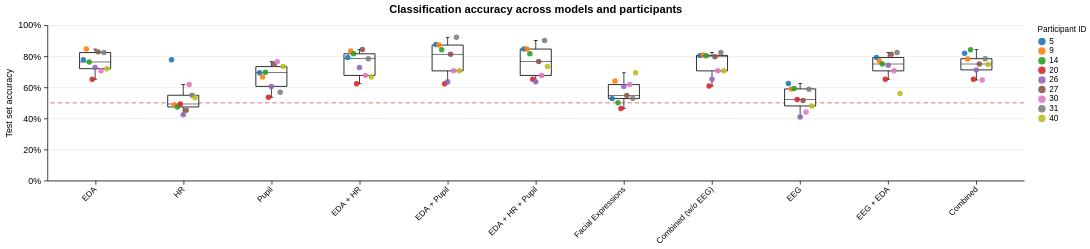

Write notebook code for a chart like this one.
### Markdown cell above
## E — Accuracy by model and participant

### Code cell
participant_results = load_participant_results(cache)
panel_e = plot_participant_accuracies(
    participant_results,
    width=1320,
    height=210,
    title="Classification accuracy across models and participants",
)
style_figure(panel_e)

### Figure 1 — Vega-Lite specification as saved in the notebook (floating-point values rounded to 4 significant figures)
{"config": {"view": {"continuousWidth": 300, "continuousHeight": 300, "stroke": null}, "axis": {"domainColor": "black", "domainWidth": 1, "grid": false, "labelColor": "black", "labelFont": "Arial", "labelFontSize": 12, "labelPadding": 4, "tickColor": "black", "tickSize": 5, "titleColor": "black", "titleFont": "Arial", "titleFontSize": 12, "titleFontWeight": "normal", "titlePadding": 6}, "background": "white", "font": "Arial", "header": {"labelFont": "Arial", "labelFontSize": 15, "labelFontWeight": "bold", "titleFont": "Arial", "titleFontSize": 15}, "legend": {"labelFont": "Arial", "labelFontSize": 11, "titleFont": "Arial", "titleFontSize": 11, "titleFontWeight": "normal"}, "title": {"anchor": "middle", "color": "black", "font": "Arial", "fontSize": 15, "fontWeight": "bold", "offset": 8}}, "layer": [{"data": {"values": [{"accuracy": 0.5}]}, "mark": {"type": "rule", "color": "#d62728", "opacity": 0.7, "strokeDash": [6, 4], "strokeWidth": 1.2}, "encoding": {"y": {"field": "accuracy", "scale": {"domain": [0, 1]}, "type": "quantitative"}}}, {"data": {"values": [{"feature": "EDA", "participant": "5", "accuracy": 0.7778, "feature_index": 0, "feature_position": -0.1333}, {"feature": "EDA", "participant": "9", "accuracy": 0.8462, "feature_index": 0, "feature_position": -0.1}, {"feature": "EDA", "participant": "14", "accuracy": 0.7632, "feature_index": 0, "feature_position": -0.06667}, {"feature": "EDA", "participant": "20", "accuracy": 0.6522, "feature_index": 0, "feature_position": -0.03333}, {"feature": "EDA", "participant": "26", "accuracy": 0.7273, "feature_index": 0, "feature_position": 0.0}, {"feature": "EDA", "participant": "27", "accuracy": 0.8281, "feature_index": 0, "feature_position": 0.03333}, {"feature": "EDA", "participant": "30", "accuracy": 0.7059, "feature_index": 0, "feature_position": 0.06667}, {"feature": "EDA", "participant": "31", "accuracy": 0.8235, "feature_index": 0, "feature_position": 0.1}, {"feature": "EDA", "participant": "40", "accuracy": 0.72, "feature_index": 0, "feature_position": 0.1333}, {"feature": "HR", "participant": "5", "accuracy": 0.7778, "feature_index": 1, "feature_position": 0.8667}, {"feature": "HR", "participant": "9", "accuracy": 0.4872, "feature_index": 1, "feature_position": 0.9}, {"feature": "HR", "participant": "14", "accuracy": 0.4737, "feature_index": 1, "feature_position": 0.9333}, {"feature": "HR", "participant": "20", "accuracy": 0.4928, "feature_index": 1, "feature_position": 0.9667}, {"feature": "HR", "participant": "26", "accuracy": 0.4242, "feature_index": 1, "feature_position": 1.0}, {"feature": "HR", "participant": "27", "accuracy": 0.4531, "feature_index": 1, "feature_position": 1.033}, {"feature": "HR", "participant": "30", "accuracy": 0.6176, "feature_index": 1, "feature_position": 1.067}, {"feature": "HR", "participant": "31", "accuracy": 0.549, "feature_index": 1, "feature_position": 1.1}, {"feature": "HR", "participant": "40", "accuracy": 0.5333, "feature_index": 1, "feature_position": 1.133}, {"feature": "Pupil", "participant": "5", "accuracy": 0.6944, "feature_index": 2, "feature_position": 1.867}, {"feature": "Pupil", "participant": "9", "accuracy": 0.6667, "feature_index": 2, "feature_position": 1.9}, {"feature": "Pupil", "participant": "14", "accuracy": 0.6974, "feature_index": 2, "feature_position": 1.933}, {"feature": "Pupil", "participant": "20", "accuracy": 0.5362, "feature_index": 2, "feature_position": 1.967}, {"feature": "Pupil", "participant": "26", "accuracy": 0.6061, "feature_index": 2, "feature_position": 2.0}, {"feature": "Pupil", "participant": "27", "accuracy": 0.75, "feature_index": 2, "feature_position": 2.033}, {"feature": "Pupil", "participant": "30", "accuracy": 0.7647, "feature_index": 2, "feature_position": 2.067}, {"feature": "Pupil", "participant": "31", "accuracy": 0.5686, "feature_index": 2, "feature_position": 2.1}, {"feature": "Pupil", "participant": "40", "accuracy": 0.7333, "feature_index": 2, "feature_position": 2.133}, {"feature": "EDA + HR", "participant": "5", "accuracy": 0.7917, "feature_index": 3, "feature_position": 2.867}, {"feature": "EDA + HR", "participant": "9", "accuracy": 0.8333, "feature_index": 3, "feature_position": 2.9}, {"feature": "EDA + HR", "participant": "14", "accuracy": 0.8158, "feature_index": 3, "feature_position": 2.933}, {"feature": "EDA + HR", "participant": "20", "accuracy": 0.6232, "feature_index": 3, "feature_position": 2.967}, {"feature": "EDA + HR", "participant": "26", "accuracy": 0.7273, "feature_index": 3, "feature_position": 3.0}, {"feature": "EDA + HR", "participant": "27", "accuracy": 0.8438, "feature_index": 3, "feature_position": 3.033}, {"feature": "EDA + HR", "participant": "30", "accuracy": 0.6765, "feature_index": 3, "feature_position": 3.067}, {"feature": "EDA + HR", "participant": "31", "accuracy": 0.7843, "feature_index": 3, "feature_position": 3.1}, {"feature": "EDA + HR", "participant": "40", "accuracy": 0.6667, "feature_index": 3, "feature_position": 3.133}, {"feature": "EDA + Pupil", "participant": "5", "accuracy": 0.875, "feature_index": 4, "feature_position": 3.867}, {"feature": "EDA + Pupil", "participant": "9", "accuracy": 0.8718, "feature_index": 4, "feature_position": 3.9}, {"feature": "EDA + Pupil", "participant": "14", "accuracy": 0.8421, "feature_index": 4, "feature_position": 3.933}, {"feature": "EDA + Pupil", "participant": "20", "accuracy": 0.6232, "feature_index": 4, "feature_position": 3.967}, {"feature": "EDA + Pupil", "participant": "26", "accuracy": 0.6364, "feature_index": 4, "feature_position": 4.0}, {"feature": "EDA + Pupil", "participant": "27", "accuracy": 0.8125, "feature_index": 4, "feature_position": 4.033}, {"feature": "EDA + Pupil", "participant": "30", "accuracy": 0.7059, "feature_index": 4, "feature_position": 4.067}, {"feature": "EDA + Pupil", "participant": "31", "accuracy": 0.9216, "feature_index": 4, "feature_position": 4.1}, {"feature": "EDA + Pupil", "participant": "40", "accuracy": 0.7067, "feature_index": 4, "feature_position": 4.133}, {"feature": "EDA + HR + Pupil", "participant": "5", "accuracy": 0.8472, "feature_index": 5, "feature_position": 4.867}, {"feature": "EDA + HR + Pupil", "participant": "9", "accuracy": 0.8462, "feature_index": 5, "feature_position": 4.9}, {"feature": "EDA + HR + Pupil", "participant": "14", "accuracy": 0.8158, "feature_index": 5, "feature_position": 4.933}, {"feature": "EDA + HR + Pupil", "participant": "20", "accuracy": 0.6522, "feature_index": 5, "feature_position": 4.967}, {"feature": "EDA + HR + Pupil", "participant": "26", "accuracy": 0.6364, "feature_index": 5, "feature_position": 5.0}, {"feature": "EDA + HR + Pupil", "participant": "27", "accuracy": 0.7656, "feature_index": 5, "feature_position": 5.033}, {"feature": "EDA + HR + Pupil", "participant": "30", "accuracy": 0.6765, "feature_index": 5, "feature_position": 5.067}, {"feature": "EDA + HR + Pupil", "participant": "31", "accuracy": 0.902, "feature_index": 5, "feature_position": 5.1}, {"feature": "EDA + HR + Pupil", "participant": "40", "accuracy": 0.7333, "feature_index": 5, "feature_position": 5.133}, {"feature": "Facial Expressions", "participant": "5", "accuracy": 0.5278, "feature_index": 6, "feature_position": 5.867}, {"feature": "Facial Expressions", "participant": "9", "accuracy": 0.641, "feature_index": 6, "feature_position": 5.9}, {"feature": "Facial Expressions", "participant": "14", "accuracy": 0.5, "feature_index": 6, "feature_position": 5.933}, {"feature": "Facial Expressions", "participant": "20", "accuracy": 0.4638, "feature_index": 6, "feature_position": 5.967}, {"feature": "Facial Expressions", "participant": "26", "accuracy": 0.6061, "feature_index": 6, "feature_position": 6.0}, {"feature": "Facial Expressions", "participant": "27", "accuracy": 0.5469, "feature_index": 6, "feature_position": 6.033}, {"feature": "Facial Expressions", "participant": "30", "accuracy": 0.6176, "feature_index": 6, "feature_position": 6.067}, {"feature": "Facial Expressions", "participant": "31", "accuracy": 0.5294, "feature_index": 6, "feature_position": 6.1}, {"feature": "Facial Expressions", "participant": "40", "accuracy": 0.6933, "feature_index": 6, "feature_position": 6.133}, {"feature": "Combined (w/o EEG)", "participant": "5", "accuracy": 0.8056, "feature_index": 7, "feature_position": 6.867}, {"feature": "Combined (w/o EEG)", "participant": "9", "accuracy": 0.8077, "feature_index": 7, "feature_position": 6.9}, {"feature": "Combined (w/o EEG)", "participant": "14", "accuracy": 0.8026, "feature_index": 7, "feature_position": 6.933}, {"feature": "Combined (w/o EEG)", "participant": "20", "accuracy": 0.6087, "feature_index": 7, "feature_position": 6.967}, {"feature": "Combined (w/o EEG)", "participant": "26", "accuracy": 0.6515, "feature_index": 7, "feature_position": 7.0}, {"feature": "Combined (w/o EEG)", "participant": "27", "accuracy": 0.7969, "feature_index": 7, "feature_position": 7.033}, {"feature": "Combined (w/o EEG)", "participant": "30", "accuracy": 0.7059, "feature_index": 7, "feature_position": 7.067}, {"feature": "Combined (w/o EEG)", "participant": "31", "accuracy": 0.8235, "feature_index": 7, "feature_position": 7.1}, {"feature": "Combined (w/o EEG)", "participant": "40", "accuracy": 0.7067, "feature_index": 7, "feature_position": 7.133}, {"feature": "EEG", "participant": "5", "accuracy": 0.625, "feature_index": 8, "feature_position": 7.867}, {"feature": "EEG", "participant": "9", "accuracy": 0.5897, "feature_index": 8, "feature_position": 7.9}, {"feature": "EEG", "participant": "14", "accuracy": 0.5921, "feature_index": 8, "feature_position": 7.933}, {"feature": "EEG", "participant": "20", "accuracy": 0.5217, "feature_index": 8, "feature_position": 7.967}, {"feature": "EEG", "participant": "26", "accuracy": 0.4091, "feature_index": 8, "feature_position": 8.0}, {"feature": "EEG", "participant": "27", "accuracy": 0.5156, "feature_index": 8, "feature_position": 8.033}, {"feature": "EEG", "participant": "30", "accuracy": 0.4412, "feature_index": 8, "feature_position": 8.067}, {"feature": "EEG", "participant": "31", "accuracy": 0.5882, "feature_index": 8, "feature_position": 8.1}, {"feature": "EEG", "participant": "40", "accuracy": 0.48, "feature_index": 8, "feature_position": 8.133}, {"feature": "EEG + EDA", "participant": "5", "accuracy": 0.7917, "feature_index": 9, "feature_position": 8.867}, {"feature": "EEG + EDA", "participant": "9", "accuracy": 0.7692, "feature_index": 9, "feature_position": 8.9}, {"feature": "EEG + EDA", "participant": "14", "accuracy": 0.75, "feature_index": 9, "feature_position": 8.933}, {"feature": "EEG + EDA", "participant": "20", "accuracy": 0.6522, "feature_index": 9, "feature_position": 8.967}, {"feature": "EEG + EDA", "participant": "26", "accuracy": 0.7424, "feature_index": 9, "feature_position": 9.0}, {"feature": "EEG + EDA", "participant": "27", "accuracy": 0.8125, "feature_index": 9, "feature_position": 9.033}, {"feature": "EEG + EDA", "participant": "30", "accuracy": 0.7059, "feature_index": 9, "feature_position": 9.067}, {"feature": "EEG + EDA", "participant": "31", "accuracy": 0.8235, "feature_index": 9, "feature_position": 9.1}, {"feature": "EEG + EDA", "participant": "40", "accuracy": 0.56, "feature_index": 9, "feature_position": 9.133}, {"feature": "Combined", "participant": "5", "accuracy": 0.8194, "feature_index": 10, "feature_position": 9.867}, {"feature": "Combined", "participant": "9", "accuracy": 0.7821, "feature_index": 10, "feature_position": 9.9}, {"feature": "Combined", "participant": "14", "accuracy": 0.8421, "feature_index": 10, "feature_position": 9.933}, {"feature": "Combined", "participant": "20", "accuracy": 0.6522, "feature_index": 10, "feature_position": 9.967}, {"feature": "Combined", "participant": "26", "accuracy": 0.7121, "feature_index": 10, "feature_position": 10.0}, {"feature": "Combined", "participant": "27", "accuracy": 0.75, "feature_index": 10, "feature_position": 10.03}, {"feature": "Combined", "participant": "30", "accuracy": 0.6471, "feature_index": 10, "feature_position": 10.07}, {"feature": "Combined", "participant": "31", "accuracy": 0.7843, "feature_index": 10, "feature_position": 10.1}, {"feature": "Combined", "participant": "40", "accuracy": 0.7467, "feature_index": 10, "feature_position": 10.13}]}, "mark": {"type": "boxplot", "box": {"fill": "white", "stroke": "black", "strokeWidth": 1.1}, "extent": 1.5, "median": {"color": "black", "strokeWidth": 1.5}, "outliers": false, "rule": {"color": "black", "strokeWidth": 1}, "size": 42, "ticks": {"color": "black", "strokeWidth": 1}}, "encoding": {"x": {"axis": {"labelAlign": "right", "labelAngle": -45, "labelBaseline": "middle", "labelExpr": "['EDA', 'HR', 'Pupil', 'EDA + HR', 'EDA + Pupil', 'EDA + HR + Pupil', 'Facial Expressions', 'Combined (w/o EEG)', 'EEG', 'EEG + EDA', 'Combined'][datum.value]", "labelFontSize": 11, "labelLimit": 180, "labelOverlap": false, "labelPadding": 5, "values": [0, 1, 2, 3, 4, 5, 6, 7, 8, 9, 10]}, "field": "feature_index", "scale": {"domain": [-0.5, 10.5], "nice": false}, "title": null, "type": "quantitative"}, "y": {"axis": {"format": ".0%", "grid": true, "gridColor": "#dedede", "gridOpacity": 0.7, "tickCount": 6}, "field": "accuracy", "scale": {"domain": [0, 1], "nice": false}, "title": "Test set accuracy", "type": "quantitative"}}}, {"data": {"values": [{"feature": "EDA", "participant": "5", "accuracy": 0.7778, "feature_index": 0, "feature_position": -0.1333}, {"feature": "EDA", "participant": "9", "accuracy": 0.8462, "feature_index": 0, "feature_position": -0.1}, {"feature": "EDA", "participant": "14", "accuracy": 0.7632, "feature_index": 0, "feature_position": -0.06667}, {"feature": "EDA", "participant": "20", "accuracy": 0.6522, "feature_index": 0, "feature_position": -0.03333}, {"feature": "EDA", "participant": "26", "accuracy": 0.7273, "feature_index": 0, "feature_position": 0.0}, {"feature": "EDA", "participant": "27", "accuracy": 0.8281, "feature_index": 0, "feature_position": 0.03333}, {"feature": "EDA", "participant": "30", "accuracy": 0.7059, "feature_index": 0, "feature_position": 0.06667}, {"feature": "EDA", "participant": "31", "accuracy": 0.8235, "feature_index": 0, "feature_position": 0.1}, {"feature": "EDA", "participant": "40", "accuracy": 0.72, "feature_index": 0, "feature_position": 0.1333}, {"feature": "HR", "participant": "5", "accuracy": 0.7778, "feature_index": 1, "feature_position": 0.8667}, {"feature": "HR", "participant": "9", "accuracy": 0.4872, "feature_index": 1, "feature_position": 0.9}, {"feature": "HR", "participant": "14", "accuracy": 0.4737, "feature_index": 1, "feature_position": 0.9333}, {"feature": "HR", "participant": "20", "accuracy": 0.4928, "feature_index": 1, "feature_position": 0.9667}, {"feature": "HR", "participant": "26", "accuracy": 0.4242, "feature_index": 1, "feature_position": 1.0}, {"feature": "HR", "participant": "27", "accuracy": 0.4531, "feature_index": 1, "feature_position": 1.033}, {"feature": "HR", "participant": "30", "accuracy": 0.6176, "feature_index": 1, "feature_position": 1.067}, {"feature": "HR", "participant": "31", "accuracy": 0.549, "feature_index": 1, "feature_position": 1.1}, {"feature": "HR", "participant": "40", "accuracy": 0.5333, "feature_index": 1, "feature_position": 1.133}, {"feature": "Pupil", "participant": "5", "accuracy": 0.6944, "feature_index": 2, "feature_position": 1.867}, {"feature": "Pupil", "participant": "9", "accuracy": 0.6667, "feature_index": 2, "feature_position": 1.9}, {"feature": "Pupil", "participant": "14", "accuracy": 0.6974, "feature_index": 2, "feature_position": 1.933}, {"feature": "Pupil", "participant": "20", "accuracy": 0.5362, "feature_index": 2, "feature_position": 1.967}, {"feature": "Pupil", "participant": "26", "accuracy": 0.6061, "feature_index": 2, "feature_position": 2.0}, {"feature": "Pupil", "participant": "27", "accuracy": 0.75, "feature_index": 2, "feature_position": 2.033}, {"feature": "Pupil", "participant": "30", "accuracy": 0.7647, "feature_index": 2, "feature_position": 2.067}, {"feature": "Pupil", "participant": "31", "accuracy": 0.5686, "feature_index": 2, "feature_position": 2.1}, {"feature": "Pupil", "participant": "40", "accuracy": 0.7333, "feature_index": 2, "feature_position": 2.133}, {"feature": "EDA + HR", "participant": "5", "accuracy": 0.7917, "feature_index": 3, "feature_position": 2.867}, {"feature": "EDA + HR", "participant": "9", "accuracy": 0.8333, "feature_index": 3, "feature_position": 2.9}, {"feature": "EDA + HR", "participant": "14", "accuracy": 0.8158, "feature_index": 3, "feature_position": 2.933}, {"feature": "EDA + HR", "participant": "20", "accuracy": 0.6232, "feature_index": 3, "feature_position": 2.967}, {"feature": "EDA + HR", "participant": "26", "accuracy": 0.7273, "feature_index": 3, "feature_position": 3.0}, {"feature": "EDA + HR", "participant": "27", "accuracy": 0.8438, "feature_index": 3, "feature_position": 3.033}, {"feature": "EDA + HR", "participant": "30", "accuracy": 0.6765, "feature_index": 3, "feature_position": 3.067}, {"feature": "EDA + HR", "participant": "31", "accuracy": 0.7843, "feature_index": 3, "feature_position": 3.1}, {"feature": "EDA + HR", "participant": "40", "accuracy": 0.6667, "feature_index": 3, "feature_position": 3.133}, {"feature": "EDA + Pupil", "participant": "5", "accuracy": 0.875, "feature_index": 4, "feature_position": 3.867}, {"feature": "EDA + Pupil", "participant": "9", "accuracy": 0.8718, "feature_index": 4, "feature_position": 3.9}, {"feature": "EDA + Pupil", "participant": "14", "accuracy": 0.8421, "feature_index": 4, "feature_position": 3.933}, {"feature": "EDA + Pupil", "participant": "20", "accuracy": 0.6232, "feature_index": 4, "feature_position": 3.967}, {"feature": "EDA + Pupil", "participant": "26", "accuracy": 0.6364, "feature_index": 4, "feature_position": 4.0}, {"feature": "EDA + Pupil", "participant": "27", "accuracy": 0.8125, "feature_index": 4, "feature_position": 4.033}, {"feature": "EDA + Pupil", "participant": "30", "accuracy": 0.7059, "feature_index": 4, "feature_position": 4.067}, {"feature": "EDA + Pupil", "participant": "31", "accuracy": 0.9216, "feature_index": 4, "feature_position": 4.1}, {"feature": "EDA + Pupil", "participant": "40", "accuracy": 0.7067, "feature_index": 4, "feature_position": 4.133}, {"feature": "EDA + HR + Pupil", "participant": "5", "accuracy": 0.8472, "feature_index": 5, "feature_position": 4.867}, {"feature": "EDA + HR + Pupil", "participant": "9", "accuracy": 0.8462, "feature_index": 5, "feature_position": 4.9}, {"feature": "EDA + HR + Pupil", "participant": "14", "accuracy": 0.8158, "feature_index": 5, "feature_position": 4.933}, {"feature": "EDA + HR + Pupil", "participant": "20", "accuracy": 0.6522, "feature_index": 5, "feature_position": 4.967}, {"feature": "EDA + HR + Pupil", "participant": "26", "accuracy": 0.6364, "feature_index": 5, "feature_position": 5.0}, {"feature": "EDA + HR + Pupil", "participant": "27", "accuracy": 0.7656, "feature_index": 5, "feature_position": 5.033}, {"feature": "EDA + HR + Pupil", "participant": "30", "accuracy": 0.6765, "feature_index": 5, "feature_position": 5.067}, {"feature": "EDA + HR + Pupil", "participant": "31", "accuracy": 0.902, "feature_index": 5, "feature_position": 5.1}, {"feature": "EDA + HR + Pupil", "participant": "40", "accuracy": 0.7333, "feature_index": 5, "feature_position": 5.133}, {"feature": "Facial Expressions", "participant": "5", "accuracy": 0.5278, "feature_index": 6, "feature_position": 5.867}, {"feature": "Facial Expressions", "participant": "9", "accuracy": 0.641, "feature_index": 6, "feature_position": 5.9}, {"feature": "Facial Expressions", "participant": "14", "accuracy": 0.5, "feature_index": 6, "feature_position": 5.933}, {"feature": "Facial Expressions", "participant": "20", "accuracy": 0.4638, "feature_index": 6, "feature_position": 5.967}, {"feature": "Facial Expressions", "participant": "26", "accuracy": 0.6061, "feature_index": 6, "feature_position": 6.0}, {"feature": "Facial Expressions", "participant": "27", "accuracy": 0.5469, "feature_index": 6, "feature_position": 6.033}, {"feature": "Facial Expressions", "participant": "30", "accuracy": 0.6176, "feature_index": 6, "feature_position": 6.067}, {"feature": "Facial Expressions", "participant": "31", "accuracy": 0.5294, "feature_index": 6, "feature_position": 6.1}, {"feature": "Facial Expressions", "participant": "40", "accuracy": 0.6933, "feature_index": 6, "feature_position": 6.133}, {"feature": "Combined (w/o EEG)", "participant": "5", "accuracy": 0.8056, "feature_index": 7, "feature_position": 6.867}, {"feature": "Combined (w/o EEG)", "participant": "9", "accuracy": 0.8077, "feature_index": 7, "feature_position": 6.9}, {"feature": "Combined (w/o EEG)", "participant": "14", "accuracy": 0.8026, "feature_index": 7, "feature_position": 6.933}, {"feature": "Combined (w/o EEG)", "participant": "20", "accuracy": 0.6087, "feature_index": 7, "feature_position": 6.967}, {"feature": "Combined (w/o EEG)", "participant": "26", "accuracy": 0.6515, "feature_index": 7, "feature_position": 7.0}, {"feature": "Combined (w/o EEG)", "participant": "27", "accuracy": 0.7969, "feature_index": 7, "feature_position": 7.033}, {"feature": "Combined (w/o EEG)", "participant": "30", "accuracy": 0.7059, "feature_index": 7, "feature_position": 7.067}, {"feature": "Combined (w/o EEG)", "participant": "31", "accuracy": 0.8235, "feature_index": 7, "feature_position": 7.1}, {"feature": "Combined (w/o EEG)", "participant": "40", "accuracy": 0.7067, "feature_index": 7, "feature_position": 7.133}, {"feature": "EEG", "participant": "5", "accuracy": 0.625, "feature_index": 8, "feature_position": 7.867}, {"feature": "EEG", "participant": "9", "accuracy": 0.5897, "feature_index": 8, "feature_position": 7.9}, {"feature": "EEG", "participant": "14", "accuracy": 0.5921, "feature_index": 8, "feature_position": 7.933}, {"feature": "EEG", "participant": "20", "accuracy": 0.5217, "feature_index": 8, "feature_position": 7.967}, {"feature": "EEG", "participant": "26", "accuracy": 0.4091, "feature_index": 8, "feature_position": 8.0}, {"feature": "EEG", "participant": "27", "accuracy": 0.5156, "feature_index": 8, "feature_position": 8.033}, {"feature": "EEG", "participant": "30", "accuracy": 0.4412, "feature_index": 8, "feature_position": 8.067}, {"feature": "EEG", "participant": "31", "accuracy": 0.5882, "feature_index": 8, "feature_position": 8.1}, {"feature": "EEG", "participant": "40", "accuracy": 0.48, "feature_index": 8, "feature_position": 8.133}, {"feature": "EEG + EDA", "participant": "5", "accuracy": 0.7917, "feature_index": 9, "feature_position": 8.867}, {"feature": "EEG + EDA", "participant": "9", "accuracy": 0.7692, "feature_index": 9, "feature_position": 8.9}, {"feature": "EEG + EDA", "participant": "14", "accuracy": 0.75, "feature_index": 9, "feature_position": 8.933}, {"feature": "EEG + EDA", "participant": "20", "accuracy": 0.6522, "feature_index": 9, "feature_position": 8.967}, {"feature": "EEG + EDA", "participant": "26", "accuracy": 0.7424, "feature_index": 9, "feature_position": 9.0}, {"feature": "EEG + EDA", "participant": "27", "accuracy": 0.8125, "feature_index": 9, "feature_position": 9.033}, {"feature": "EEG + EDA", "participant": "30", "accuracy": 0.7059, "feature_index": 9, "feature_position": 9.067}, {"feature": "EEG + EDA", "participant": "31", "accuracy": 0.8235, "feature_index": 9, "feature_position": 9.1}, {"feature": "EEG + EDA", "participant": "40", "accuracy": 0.56, "feature_index": 9, "feature_position": 9.133}, {"feature": "Combined", "participant": "5", "accuracy": 0.8194, "feature_index": 10, "feature_position": 9.867}, {"feature": "Combined", "participant": "9", "accuracy": 0.7821, "feature_index": 10, "feature_position": 9.9}, {"feature": "Combined", "participant": "14", "accuracy": 0.8421, "feature_index": 10, "feature_position": 9.933}, {"feature": "Combined", "participant": "20", "accuracy": 0.6522, "feature_index": 10, "feature_position": 9.967}, {"feature": "Combined", "participant": "26", "accuracy": 0.7121, "feature_index": 10, "feature_position": 10.0}, {"feature": "Combined", "participant": "27", "accuracy": 0.75, "feature_index": 10, "feature_position": 10.03}, {"feature": "Combined", "participant": "30", "accuracy": 0.6471, "feature_index": 10, "feature_position": 10.07}, {"feature": "Combined", "participant": "31", "accuracy": 0.7843, "feature_index": 10, "feature_position": 10.1}, {"feature": "Combined", "participant": "40", "accuracy": 0.7467, "feature_index": 10, "feature_position": 10.13}]}, "mark": {"type": "circle", "opacity": 0.9, "size": 55}, "encoding": {"color": {"field": "participant", "legend": {"symbolType": "circle", "title": "Participant ID"}, "scale": {"domain": ["5", "9", "14", "20", "26", "27", "30", "31", "40"], "range": ["#1f77b4", "#ff7f0e", "#2ca02c", "#d62728", "#9467bd", "#8c564b", "#e377c2", "#7f7f7f", "#bcbd22"]}, "sort": ["5", "9", "14", "20", "26", "27", "30", "31", "40"], "type": "nominal"}, "tooltip": [{"field": "feature", "title": "Model", "type": "nominal"}, {"field": "participant", "title": "Participant ID", "type": "nominal"}, {"field": "accuracy", "format": ".1%", "title": "Accuracy", "type": "quantitative"}], "x": {"axis": {"labelAlign": "right", "labelAngle": -45, "labelBaseline": "middle", "labelExpr": "['EDA', 'HR', 'Pupil', 'EDA + HR', 'EDA + Pupil', 'EDA + HR + Pupil', 'Facial Expressions', 'Combined (w/o EEG)', 'EEG', 'EEG + EDA', 'Combined'][datum.value]", "labelFontSize": 11, "labelLimit": 180, "labelOverlap": false, "labelPadding": 5, "values": [0, 1, 2, 3, 4, 5, 6, 7, 8, 9, 10]}, "field": "feature_position", "scale": {"domain": [-0.5, 10.5], "nice": false}, "title": null, "type": "quantitative"}, "y": {"axis": {"format": ".0%", "grid": true, "gridColor": "#dedede", "gridOpacity": 0.7, "tickCount": 6}, "field": "accuracy", "scale": {"domain": [0, 1], "nice": false}, "title": "Test set accuracy", "type": "quantitative"}}}], "height": 210, "title": {"text": "Classification accuracy across models and participants", "anchor": "middle"}, "width": 1320, "$schema": "https://vega.github.io/schema/vega-lite/v6.4.1.json"}
